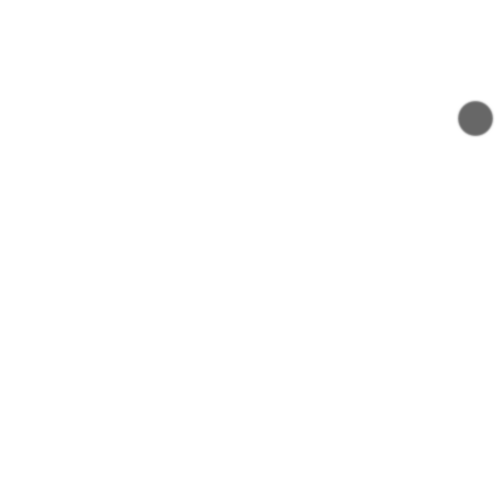
Frame 1 (no input)
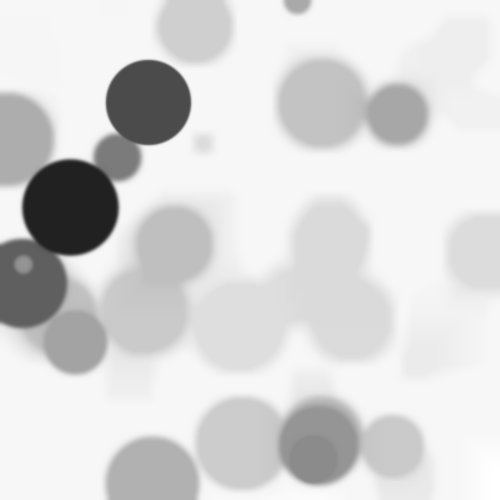
Frame 60 (the mouse pressed at the canvas centre just before this capture)
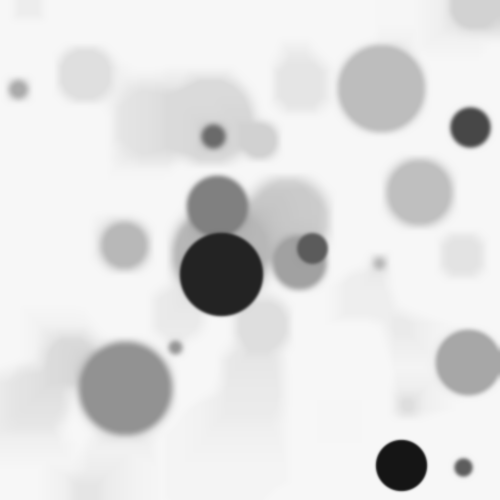
Frame 120 (the mouse held since frame 60 and released just before this capture)

The Processing sketch that drew these frames (run headless with seeded random() and noise(); from frame 60 on, the mouse is pressed at the canvas centre):

// Processing sketch: processing_120846
// ── processing_120846.pde

void setup(){
  size(500,500);
  background(255);
}

void draw() {
  noStroke();
  fill(255,15);
  rect(0, 0, width, height); // fades background
  noFill();
  stroke(random(160));//, random(220), random(120), random(200)); /*kept for ease of adding colour back in*/
  strokeWeight(random(12,100));
  point(random(width),random(height));
  //line(random(width), random(height), random(width), random(height)); /*comment in and out for diffefrent*/
 //rect(random(width), random(height), random(width), random(height)); /*results*/
 //ellipse(random(width), random(height), random(width), random(height));
  filter(BLUR);
  stroke(255);
  strokeWeight(152);
}
